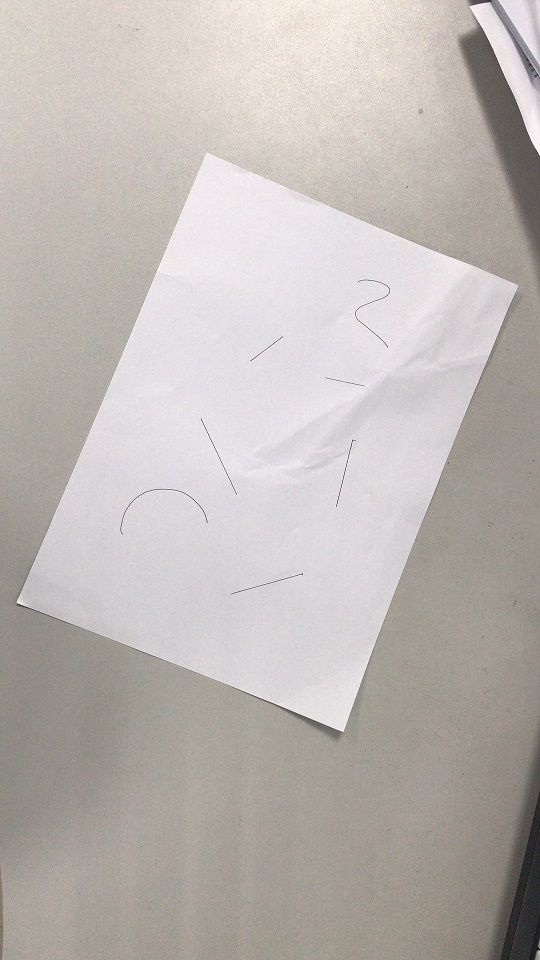
%> input picture 15331416+赵寒旭+DMT01/input/input.jpg, 540 x 960 px
$ octave main.m   (GNU Octave 9; MATLAB toolbox functions it lacks are replaced by stand-ins)
%> lines starting %> are read from the running program, lines starting %| are printed output that depends on the picture
### 15331416+赵寒旭+DMT01/src/intersection.m
function point = intersection(lines)
% calculate intersection point of two 2d lines specified with 2 points each
% (X1, Y1; X2, Y2; X3, Y3; X4, Y4), while 1&2 and 3&4 specify a line.
% Gives back NaN or Inf/-Inf if lines are parallel (= when denominator = 0)
    % Input Check
    if size(lines,1) ~= 4 || size(lines,2) ~= 2, error('Input lines have to be specified with 2 points'), end
    x = lines(:,1);
    y = lines(:,2);
    % Calculation
    denominator = (x(1)-x(2))*(y(3)-y(4))-(y(1)-y(2))*(x(3)-x(4));
    point = [((x(1)*y(2)-y(1)*x(2))*(x(3)-x(4))-(x(1)-x(2))*(x(3)*y(4)-y(3)*x(4)))/denominator ...
        ,((x(1)*y(2)-y(1)*x(2))*(y(3)-y(4))-(y(1)-y(2))*(x(3)*y(4)-y(3)*x(4)))/denominator];
end

### 15331416+赵寒旭+DMT01/src/main.m
clc;
clear;
img  = imread('..\input\input.jpg');
%> img is the input picture: size 960x540x3 uint8; mean R, G, B 189.3, 183.6, 179.3

% 1. 将图像转成灰度图
img_gray = rgb2gray(img);
figure(1);
subplot(1,2,1);
imshow(img_gray);
imwrite(img_gray,'..\output\img_gray.jpg');
title('灰度图');
% 2. 边缘检测
edged_result = edge(img_gray,'sobel');
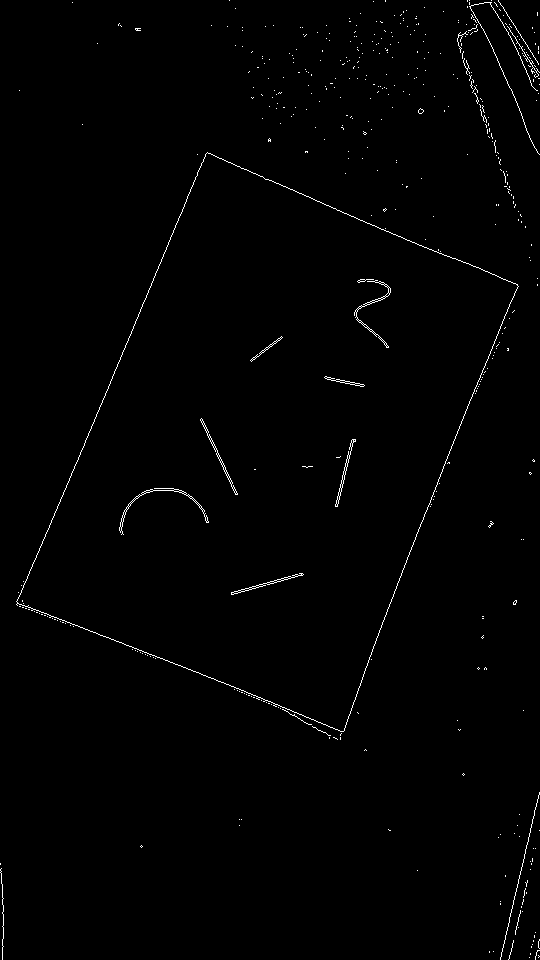
%> edged_result: size 960x540 logical; 0.83% white in thin lines or dots
subplot(1,2,2);
imshow(edged_result);
title('边缘检测');
imwrite(edged_result,'..\output\edge.jpg');

% 3. 霍夫变换得到A4纸边缘
% 计算二值图像的标准霍夫变换
[H,Theta,Rho] = hough(edged_result);
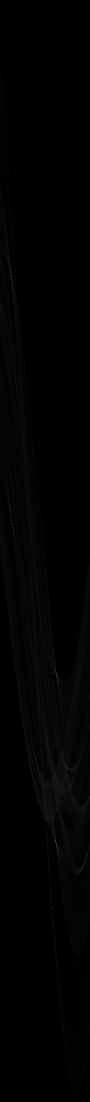
%> H: size 2203x180 double (shown at 1/2 size); min 0, max 247, mean 2
%> Theta = 180 values from -90 to 89; Rho = 2203 values from -1101 to 1101
% 从霍夫变换矩阵H中提取7个极值点
P  = houghpeaks(H,7,'threshold',0.4*max(H(:)));
%> P = [1352 114; 1688 113; 1805 104; 552 23; 1042 24]
x = Theta(P(:,2));
%> x = [23 22 13 -68 -67]
y = Rho(P(:,1));
%> y = [250 586 703 -550 -60]
% 找原图中的线
lines = houghlines(edged_result,Theta,Rho,P,'FillGap',200,'MinLength',180);
%> lines = 4 lines; point1 to point2 (x, y): (17, 602) to (208, 153), (335, 738) to (518, 286), (18, 601) to (343, 732), (207, 154) to (518, 286)
figure(2);
subplot(1,2,1);
imshow(img);
title('由边缘找出四个角点');
hold on
for k = 1:length(lines)
 xy = [lines(k).point1; lines(k).point2];
 plot(xy(:,1),xy(:,2),'LineWidth',2,'Color','r');
 hold on
end
%> this loop made 4 passes
%> xy on passes 1 to 4: [17 602; 208 153], [335 738; 518 286], [18 601; 343 732], [207 154; 518 286]


% 4. 通过A4纸的边计算A4纸的四个角点
line_14 = [ lines(1).point1;lines(1).point2;lines(4).point1;lines(4).point2];
%> line_14 = [17 602; 208 153; 207 154; 518 286]
A = intersection(line_14);
%> in intersection, `x = lines(:,1);`: x = [17; 208; 207; 518]
%> in intersection, `y = lines(:,2);`: y = [602; 153; 154; 286]
%> in intersection, `denominator = (x(1)-x(2))*(y(3)-y(4))-(y(1)-y(2))*(x(3)-x(4));`: denominator = 164851
%> in intersection, `point = [((x(1)*y(2)-y(1)*x(2))*(x(3)-x(4))-(x(1)-x(2))*(x(3)*y(4)-y(3..`: point = [207.5 154.2]
%> A = [207.5 154.2]
line_13 = [ lines(1).point1;lines(1).point2;lines(3).point1;lines(3).point2];
%> line_13 = [17 602; 208 153; 18 601; 343 732]
B = intersection(line_13);
%> B = [17.51 600.8]
line_32 = [ lines(3).point1;lines(3).point2;lines(2).point1;lines(2).point2];
%> line_32 = [18 601; 343 732; 335 738; 518 286]
C = intersection(line_32);
%> C = [338.2 730.1]
line_24 = [ lines(2).point1;lines(2).point2;lines(4).point1;lines(4).point2];
%> line_24 = [335 738; 518 286; 207 154; 518 286]
D = intersection(line_24);
%> D = [518 286]
A = round(A);
%> A = [207 154]
B = round(B);
%> B = [18 601]
C = round(C);
%> C = [338 730]
D = round(D);
plot(A(1),A(2),'.','markersize',20,'color','b');
plot(B(1),B(2),'.','markersize',20,'color','b');
plot(C(1),C(2),'.','markersize',20,'color','b');
plot(D(1),D(2),'.','markersize',20,'color','b');

% 透视变换后图像
original = [A;B;C;D];
%> original = [207 154; 18 601; 338 730; 518 286]
new = [1 1;1 960;540 960;540 1];
TForm = cp2tform(original,new,'projective');
%> TForm = {ndims_in 2, ndims_out 2}
figure(2);
subplot(1,2,2);
output_img = imtransform(img,TForm,'XData',[1 540], 'YData',[1 960]);
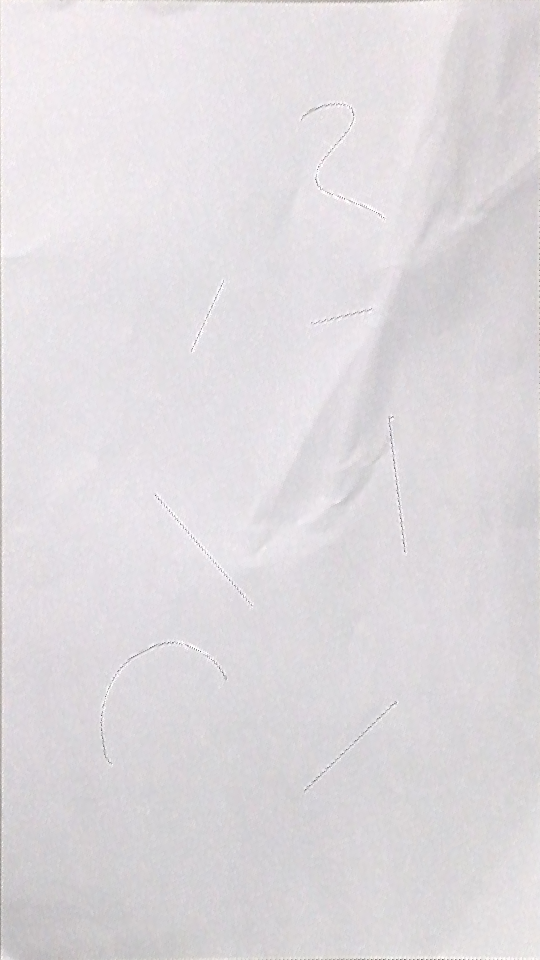
%> output_img: size 960x540x3 uint8; mean R, G, B 223.1, 219.1, 222.6
imshow(output_img);
title('透视变换后图像');
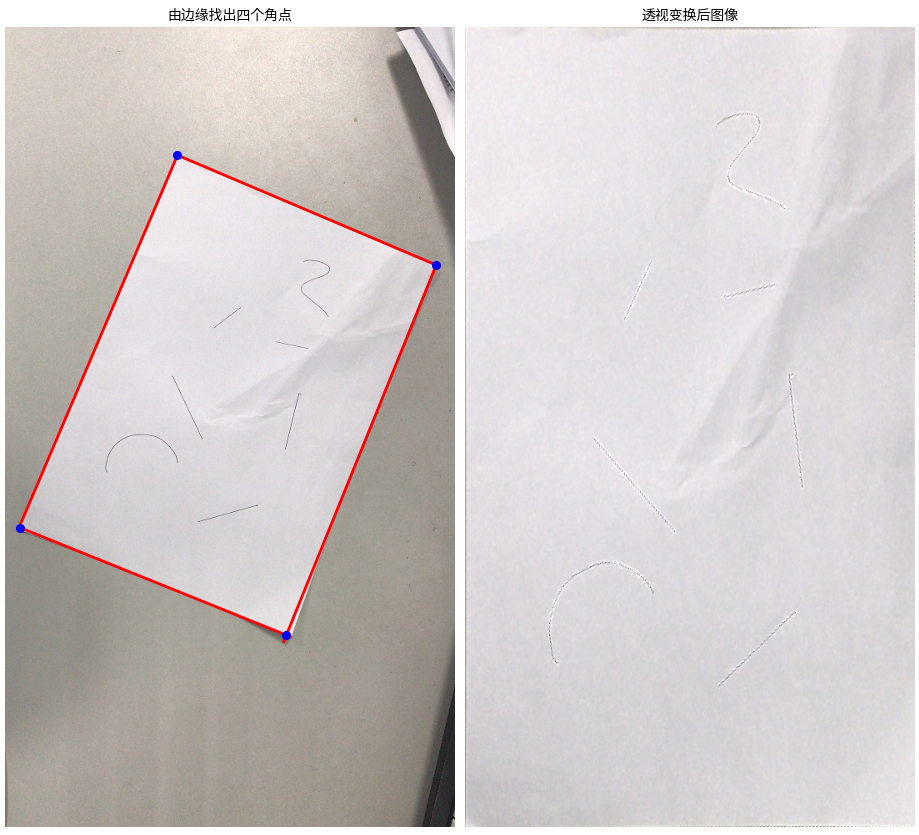
%> figure redrawn from the program's plot data, 2 panels
imwrite(output_img,'..\output\output.jpg');
